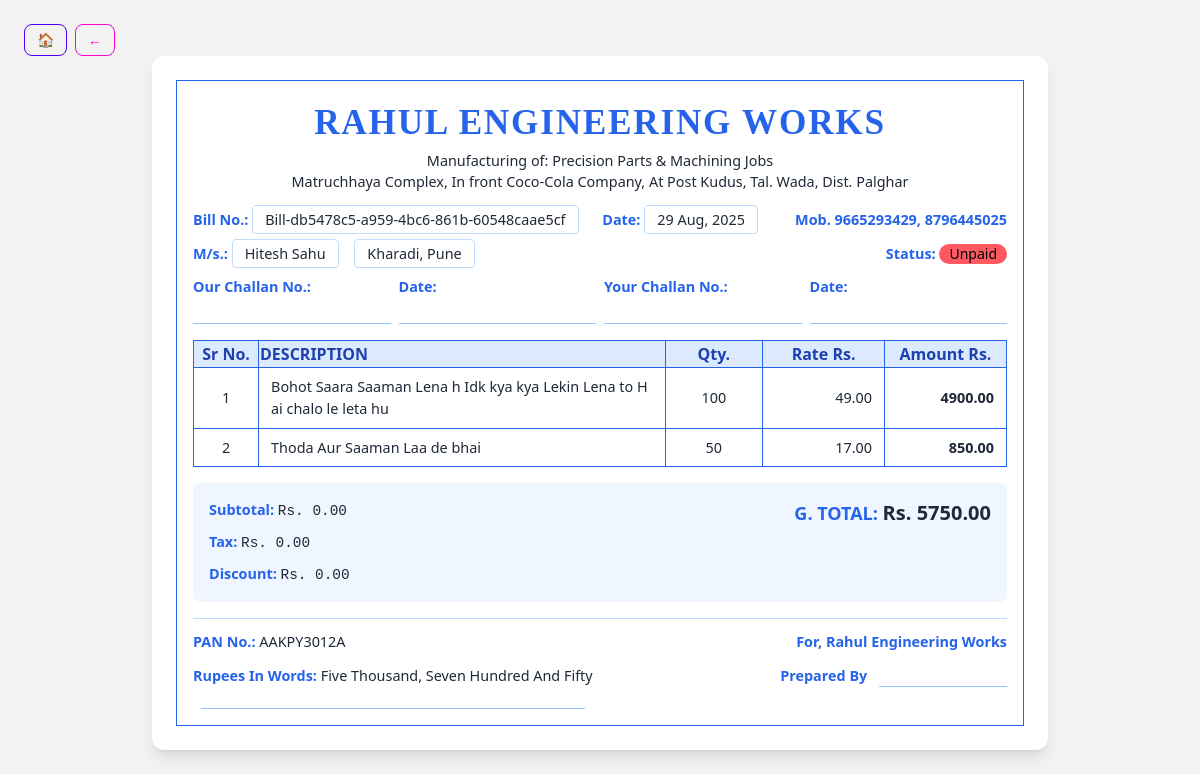
The app's page /billing/bills/7/detail/ with its own data.
### billing/models.py (models this page shows, shortened)
class Bill(models.Model):
    PAYMENT_STATUS = [
        ("Unpaid", "Unpaid"),
        ("Paid", "Paid"),
        ("Partial", "Partial"),
    ]
    customer = models.ForeignKey(Customer, on_delete=models.CASCADE)
    bill_number = models.CharField(max_length=20, unique=True)
    date = models.DateTimeField(auto_now_add=True)
    subtotal = models.DecimalField(max_digits=12, decimal_places=2, default=0)
    tax = models.DecimalField(max_digits=12, decimal_places=2, default=0)
    discount = models.DecimalField(max_digits=12, decimal_places=2, default=0)
    total_amount = models.DecimalField(max_digits=12, decimal_places=2)
    payment_status = models.CharField(max_length=20, choices=PAYMENT_STATUS, default="Unpaid")
    due_date = models.DateField(blank=True, null=True)
    notes = models.TextField(blank=True, null=True)

class Customer(models.Model):
    name = models.CharField(max_length=150)
    email = models.EmailField(blank=True, null=True)
    phone = models.CharField(max_length=15)
    address = models.TextField(blank=True, null=True)
    gst_number = models.CharField(max_length=20, blank=True, null=True)
    created_at = models.DateTimeField(auto_now_add=True)
    updated_at = models.DateTimeField(auto_now=True)

class BillItem(models.Model):
    bill = models.ForeignKey(Bill, related_name="items", on_delete=models.CASCADE)
    product = models.CharField(max_length=100)
    quantity = models.PositiveIntegerField()
    price = models.DecimalField(max_digits=12, decimal_places=2)  # price per unit at sale time
    total = models.DecimalField(max_digits=12, decimal_places=2)  # quantity * price

### billing/views.py (the view)
# urls.py: path('bills/<int:pk>/detail/', views.bill_detail_htmx, name='bill_detail_htmx'),
def bill_detail_htmx(request, pk):
    bill = get_object_or_404(Bill, pk=pk)
    rupees_in_words = num2words(int(bill.total_amount), to='cardinal', lang='en_IN').title()
    return render(request, "bill_detail_readonly.html", {"bill": bill, "rupees_in_words": rupees_in_words})

### billing/templates/bill_detail_readonly.html (shortened to what this page needs)
{% load static %}
<!DOCTYPE html>
<html lang="en" data-theme="light">
<head>
    <link href="https://cdn.jsdelivr.net/npm/daisyui@4.12.10/dist/full.min.css" rel="stylesheet" />
    <script src="https://cdn.tailwindcss.com"></script>
</head>
<body class="p-6 bg-base-200">
    <div>
        <div class="col-span-4 relative flex items-center">
            <a href="{% url 'dashboard' %}" class="btn btn-sm btn-outline btn-primary">
                🏠
            </a>
            <button onclick="history.back()" class="btn btn-sm btn-outline btn-secondary mx-2">
                ←
            </button>
        </div>
    </div>
    <div class="max-w-4xl mx-auto bg-white shadow-lg rounded-xl overflow-hidden">
        <div class="bill-border m-6 p-4">
            <div class="text-center mb-4">
                <div class="bill-header tracking-wider">RAHUL ENGINEERING WORKS</div>
                <div class="bill-small">Manufacturing of: Precision Parts & Machining Jobs</div>
                <div class="bill-small mb-3">Matruchhaya Complex, In front Coco-Cola Company, At Post Kudus, Tal. Wada, Dist. Palghar</div>
            </div>
            <div class="flex justify-between bill-small mb-3">
                <div>
                    <span class="bill-label">Bill No.:</span> <span class="border border-blue-200 px-3 py-1 rounded">{{ bill.bill_number }}</span>
                    <span class="ml-5 bill-label">Date:</span> <span class="border border-blue-200 px-3 py-1 rounded">{{ bill.date|date:"d M, Y" }}</span>
                </div>
                <div>
                    <span class="bill-label">Mob. 9665293429, 8796445025</span>
                </div>
            </div>
            <div class="flex justify-between bill-small mb-3">
                <div>
                    <span class="bill-label">M/s.:</span>
                    <span class="border border-blue-200 px-3 py-1 rounded">{{ bill.customer.name }}</span>
                    {% if bill.customer.address %}
                    <span class="ml-3 border border-blue-200 px-3 py-1 rounded">{{ bill.customer.address }}</span>
                    {% endif %}
                </div>
                <div>
                    <span class="bill-label">Status:</span>
                    {% if bill.payment_status == 'Paid' %}
                        <span class="badge badge-success">{{ bill.payment_status }}</span>
                    {% elif bill.payment_status == 'Unpaid' %}
                        <span class="badge badge-error">{{ bill.payment_status }}</span>
                    {% else %}
                        <span class="badge badge-warning">{{ bill.payment_status }}</span>
                    {% endif %}
                </div>
            </div>
            <div class="grid grid-cols-2 md:grid-cols-4 gap-2 bill-small mb-4">
                <div>
                    <span class="bill-label">Our Challan No.:</span>
                    <div class="border-b border-blue-300 mt-1">&nbsp;</div>
                </div>
                <div>
                    <span class="bill-label">Date:</span>
                    <div class="border-b border-blue-300 mt-1">&nbsp;</div>
                </div>
                <div>
                    <span class="bill-label">Your Challan No.:</span>
                    <div class="border-b border-blue-300 mt-1">&nbsp;</div>
                </div>
                <div>
                    <span class="bill-label">Date:</span>
                    <div class="border-b border-blue-300 mt-1">&nbsp;</div>
                </div>
            </div>
            <div class="mb-4">
                <table class="bill-table w-full table-fixed">
                    <thead>
                        <tr class="bg-blue-100 text-blue-800">
                            <th class="w-[8%] text-center">Sr No.</th>
                            <th class="w-[50%] text-left">DESCRIPTION</th>
                            <th class="w-[12%] text-center">Qty.</th>
                            <th class="w-[15%] text-center">Rate Rs.</th>
                            <th class="w-[15%] text-center">Amount Rs.</th>
                        </tr>
                    </thead>
                    <tbody>
                        {% for item in bill.items.all %}
                        <tr class="hover:bg-blue-50">
                            <td class="px-3 py-2 text-center bill-small">{{ forloop.counter }}</td>
                            <td class="px-3 py-2 bill-small text-left break-words break-all hyphens-auto">{{ item.product }}</td>
                            <td class="px-3 py-2 text-center bill-small">{{ item.quantity }}</td>
                            <td class="px-3 py-2 text-right bill-small">{{ item.price }}</td>
                            <td class="px-3 py-2 text-right bill-small font-semibold">{{ item.total }}</td>
                        </tr>
                        {% endfor %}
                    </tbody>
                </table>
            </div>
            <div class="bg-blue-50 p-4 rounded-lg mb-4">
                <div class="grid grid-cols-1 md:grid-cols-2 gap-4 bill-small">
                    <div class="space-y-2">
                        <div><span class="bill-label">Subtotal:</span> <span class="font-mono">Rs. {{ bill.subtotal }}</span></div>
                        <div><span class="bill-label">Tax:</span> <span class="font-mono">Rs. {{ bill.tax }}</span></div>
                        <div><span class="bill-label">Discount:</span> <span class="font-mono">Rs. {{ bill.discount }}</span></div>
                    </div>
                    <div class="text-right">
                        <span class="text-lg font-bold bill-label">
                            G. TOTAL:
                        </span> <span class="text-xl font-bold ">Rs. {{ bill.total_amount }}</span>
                    </div>
                </div>
            </div>
            <div class="flex justify-between bill-small mb-3 border-t border-blue-200 pt-3">
                <span><span class="bill-label">PAN No.:</span> AAKPY3012A</span>
                <span class="bill-label">For, Rahul Engineering Works</span>
            </div>
            <div class="flex justify-between bill-small">
                <span class="flex-1">
                    <span class="bill-label">Rupees In Words:</span> <span>{{rupees_in_words}}</span>
                    <span class="border-b border-blue-300 ml-2 inline-block w-96">&nbsp;</span>
                </span>
                <span class="ml-4">
                    <span class="bill-label">Prepared By</span>
                    <span class="border-b border-blue-300 ml-2 inline-block w-32">&nbsp;</span>
                </span>
            </div>
        </div>
    </div>
</body>
</html>

### billing/templates/bill_detail_readonly.html (style rules this page uses)
.bill-border { border: 1.5px solid #2563eb; }
.bill-table th, .bill-table td { border: 1px solid #2563eb; }
.bill-table { border-collapse: collapse; width: 100%; }
.bill-header { color: #2563eb; font-family: 'Times New Roman', serif; font-weight: bold; font-size: 2.2rem; }
.bill-label { color: #2563eb; font-weight: 700; }
.bill-small { font-size: 0.9rem; }

### records on screen
Bill: bill_number "Bill-db5478c5-a959-4bc6-861b-60548caae5cf", date "29 Aug, 2025", customer.name "Hitesh Sahu", customer.address "Kharadi, Pune", payment_status "Unpaid", subtotal "0.00", tax "0.00", discount "0.00", total_amount "5750.00"
BillItem: product "Bohot Saara Saaman Lena h Idk kya kya Lekin Lena to Hai chalo le leta hu", quantity "100", price "49.00", total "4900.00"
BillItem: product "Thoda Aur Saaman Laa de bhai", quantity "50", price "17.00", total "850.00"

### other values on screen
{{ rupees_in_words }} "Five Thousand, Seven Hundred And Fifty"
